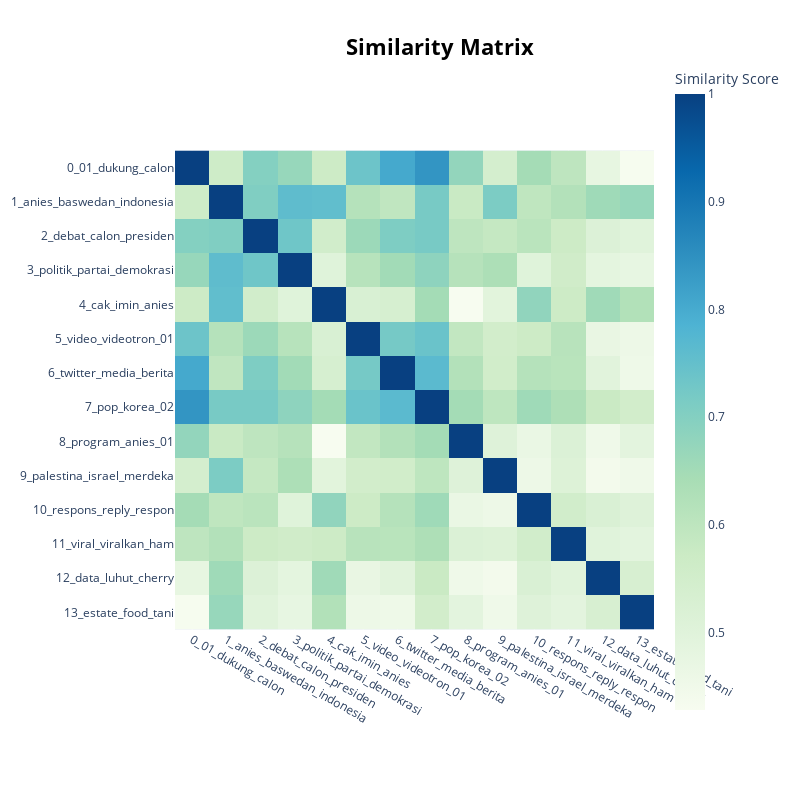

The cell this chart's notebook holds for it:
### Code cell
# Topic summary table
topic_info = topic_model_hdbscan.get_topic_info()
print(topic_info)

# Interactive visualizations
topic_model_hdbscan.visualize_topics()
topic_model_hdbscan.visualize_barchart(top_n_topics=15)
topic_model_hdbscan.visualize_heatmap()

### Figure 1 — Plotly figure (JSON) as saved in the notebook; plotly's stock layout.template omitted (floating-point values rounded to 4 significant figures; data arrays with more than 128 entries replaced by an {"elided": "..."} marker saying what was removed)
{"data": [{"coloraxis": "coloraxis", "hovertemplate": "x: %{x}<br>y: %{y}<br>Similarity Score: %{z}<extra></extra>", "name": "0", "type": "heatmap", "x": ["0_01_dukung_calon", "1_anies_baswedan_indonesia", "2_debat_calon_presiden", "3_politik_partai_demokrasi", "4_cak_imin_anies", "5_video_videotron_01", "6_twitter_media_berita", "7_pop_korea_02", "8_program_anies_01", "9_palestina_israel_merdeka", "10_respons_reply_respon", "11_viral_viralkan_ham", "12_data_luhut_cherry", "13_estate_food_tani"], "xaxis": "x", "y": ["0_01_dukung_calon", "1_anies_baswedan_indonesia", "2_debat_calon_presiden", "3_politik_partai_demokrasi", "4_cak_imin_anies", "5_video_videotron_01", "6_twitter_media_berita", "7_pop_korea_02", "8_program_anies_01", "9_palestina_israel_merdeka", "10_respons_reply_respon", "11_viral_viralkan_ham", "12_data_luhut_cherry", "13_estate_food_tani"], "yaxis": "y", "z": {"elided": "14x14 float values"}}], "layout": {"coloraxis": {"colorbar": {"title": {"text": "Similarity Score"}}, "colorscale": [[0, "rgb(247,252,240)"], [0.125, "rgb(224,243,219)"], [0.25, "rgb(204,235,197)"], [0.375, "rgb(168,221,181)"], [0.5, "rgb(123,204,196)"], [0.625, "rgb(78,179,211)"], [0.75, "rgb(43,140,190)"], [0.875, "rgb(8,104,172)"], [1, "rgb(8,64,129)"]]}, "height": 800, "hoverlabel": {"bgcolor": "white", "font": {"family": "Rockwell", "size": 16}}, "legend": {"title": {"text": "Trend"}}, "margin": {"t": 60}, "showlegend": true, "title": {"font": {"color": "Black", "size": 22}, "text": "<b>Similarity Matrix</b>", "x": 0.55, "xanchor": "center", "y": 0.95, "yanchor": "top"}, "width": 800, "xaxis": {"anchor": "y", "constrain": "domain", "domain": [0, 1], "scaleanchor": "y"}, "yaxis": {"anchor": "x", "autorange": "reversed", "constrain": "domain", "domain": [0, 1]}}}
